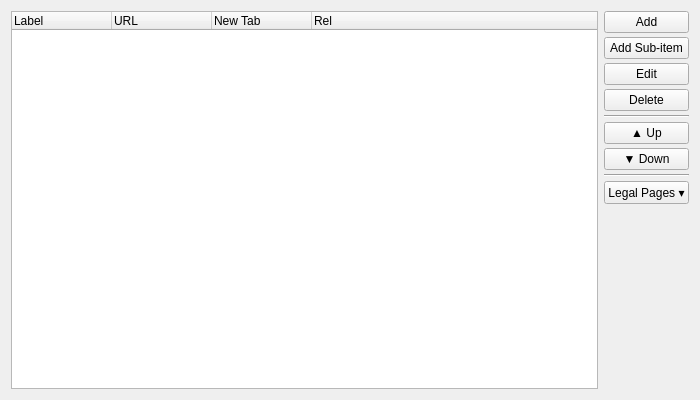
<?xml version="1.0" encoding="UTF-8"?>
<ui version="4.0">
 <class>WidgetCommonBlocMenu</class>
 <widget class="QWidget" name="WidgetCommonBlocMenu">
  <property name="geometry">
   <rect>
    <x>0</x>
    <y>0</y>
    <width>700</width>
    <height>400</height>
   </rect>
  </property>
  <layout class="QHBoxLayout" name="mainLayout">
   <item>
    <widget class="QTreeWidget" name="treeWidget">
     <property name="selectionMode">
      <enum>QAbstractItemView::SingleSelection</enum>
     </property>
     <property name="rootIsDecorated">
      <bool>true</bool>
     </property>
     <property name="alternatingRowColors">
      <bool>true</bool>
     </property>
     <column>
      <property name="text">
       <string>Label</string>
      </property>
     </column>
     <column>
      <property name="text">
       <string>URL</string>
      </property>
     </column>
     <column>
      <property name="text">
       <string>New Tab</string>
      </property>
     </column>
     <column>
      <property name="text">
       <string>Rel</string>
      </property>
     </column>
    </widget>
   </item>
   <item>
    <layout class="QVBoxLayout" name="buttonsLayout">
     <property name="spacing">
      <number>4</number>
     </property>
     <item>
      <widget class="QPushButton" name="btnAdd">
       <property name="text">
        <string>Add</string>
       </property>
      </widget>
     </item>
     <item>
      <widget class="QPushButton" name="btnAddSub">
       <property name="text">
        <string>Add Sub-item</string>
       </property>
      </widget>
     </item>
     <item>
      <widget class="QPushButton" name="btnEdit">
       <property name="text">
        <string>Edit</string>
       </property>
      </widget>
     </item>
     <item>
      <widget class="QPushButton" name="btnDelete">
       <property name="text">
        <string>Delete</string>
       </property>
      </widget>
     </item>
     <item>
      <widget class="QFrame" name="line">
       <property name="frameShape">
        <enum>QFrame::HLine</enum>
       </property>
       <property name="frameShadow">
        <enum>QFrame::Sunken</enum>
       </property>
      </widget>
     </item>
     <item>
      <widget class="QPushButton" name="btnMoveUp">
       <property name="text">
        <string>▲ Up</string>
       </property>
      </widget>
     </item>
     <item>
      <widget class="QPushButton" name="btnMoveDown">
       <property name="text">
        <string>▼ Down</string>
       </property>
      </widget>
     </item>
     <item>
      <widget class="QFrame" name="line2">
       <property name="frameShape">
        <enum>QFrame::HLine</enum>
       </property>
       <property name="frameShadow">
        <enum>QFrame::Sunken</enum>
       </property>
      </widget>
     </item>
     <item>
      <widget class="QPushButton" name="btnLegalPages">
       <property name="text">
        <string>Legal Pages ▾</string>
       </property>
      </widget>
     </item>
     <item>
      <spacer name="verticalSpacer">
       <property name="orientation">
        <enum>Qt::Vertical</enum>
       </property>
       <property name="sizeHint" stdset="0">
        <size>
         <width>20</width>
         <height>40</height>
        </size>
       </property>
      </spacer>
     </item>
    </layout>
   </item>
  </layout>
 </widget>
 <resources/>
 <connections/>
</ui>
